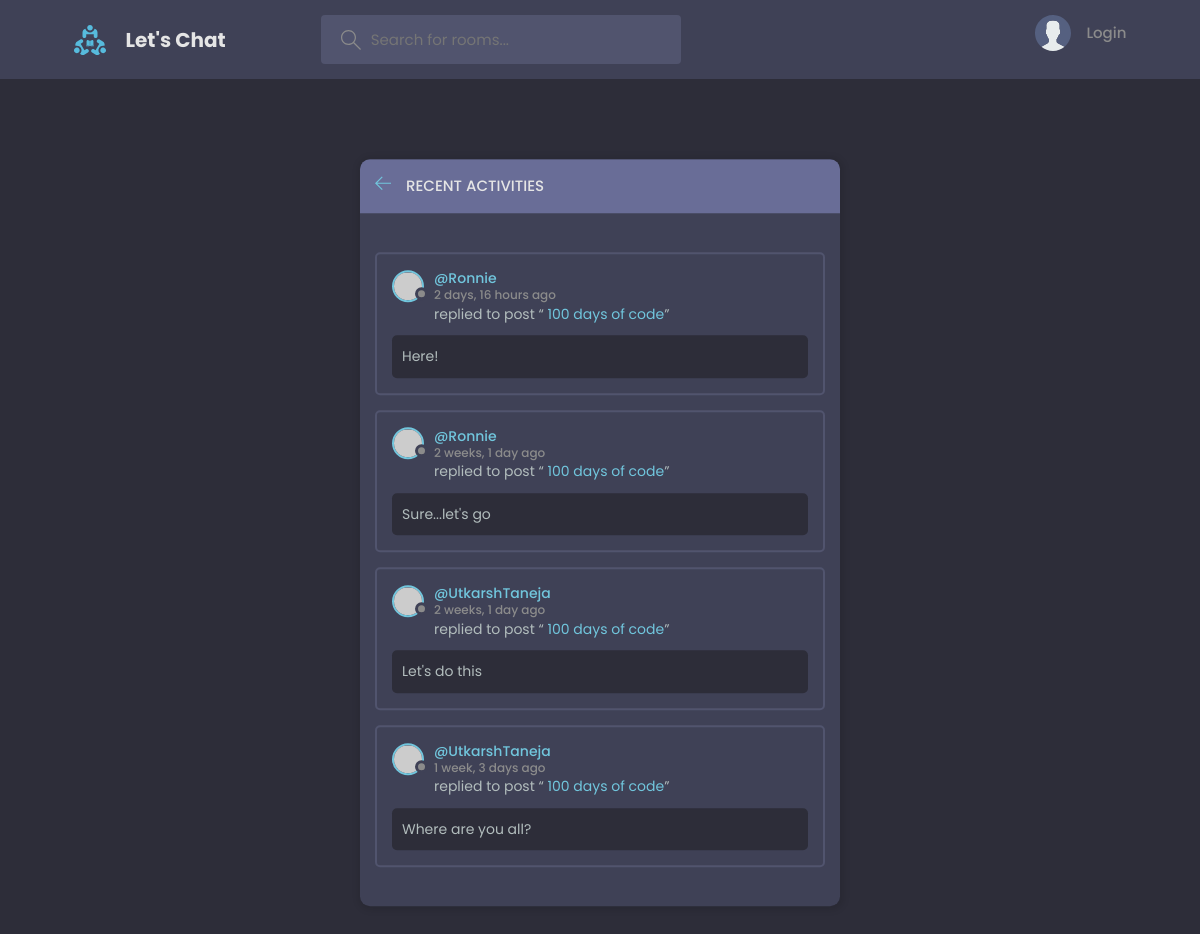
The page /activity/ on the database its author committed.
### base/models.py (models this page shows, shortened)
class Message(models.Model):
    user = models.ForeignKey(User, on_delete=models.CASCADE)
    room = models.ForeignKey(Room, on_delete=models.CASCADE)
    body = models.TextField()
    updated = models.TimeField(auto_now=True)
    created = models.DateTimeField(auto_now_add=True)
    class Meta:
        ordering = ['-updated', '-created']

class Room(models.Model):
    host = models.ForeignKey(User, on_delete=models.CASCADE, null=True)
    topic = models.ForeignKey(Topic, on_delete=models.SET_NULL, null=True)
    name = models.CharField(max_length=200)
    description = models.TextField(null=True, blank=True)
    participants = models.ManyToManyField(User, related_name='participants', blank=True)
    updated = models.TimeField(auto_now=True)
    created = models.DateTimeField(auto_now_add=True)
    class Meta:
        ordering = ['-updated', '-created']

### base/views.py (the view)
# urls.py: path('activity/', views.activitiesPage, name='activity'),
def activitiesPage(request):
    room_messages = Message.objects.all()
    context = {'room_messages' : room_messages}
    return render(request, 'base/activity.html', context)

### base/templates/base/activity.html (shortened to what this page needs)
{% extends "main.html" %}
{% block content %}
<main class="layout">
  <div class="container">
    <div class="layout__box layout__activity">
      <div class="layout__boxHeader">
        <div class="layout__boxTitle">
          <a href="{% url 'home' %}">
            <svg version="1.1" xmlns="http://www.w3.org/2000/svg" width="32" height="32" viewBox="0 0 32 32">
              <title>arrow-left</title>
              <path
                d="M13.723 2.286l-13.723 13.714 13.719 13.714 1.616-1.611-10.96-10.96h27.625v-2.286h-27.625l10.965-10.965-1.616-1.607z"
              ></path>
            </svg>
          </a>
          <h3>Recent Activities</h3>
        </div>
      </div>
      <di class="activities-page layout__body">
        {% for message in room_messages %}
        <div class="activities__box">
          <div class="activities__boxHeader roomListRoom__header">
            <a href="{% url "user_profile" message.user.id %}" class="roomListRoom__author">
              <div class="avatar avatar--small">
                <img src="https://randomuser.me/api/portraits/women/11.jpg" />
              </div>
              <p>
                @{{ message.user }}
                <span>{{ message.created|timesince }} ago</span>
              </p>
            </a>
          </div>
          <div class="activities__boxContent">
            <p>
              replied to post “
              <a href="{% url "room" message.room.id %}">{{ message.room.name }}</a>”
            </p>
            <div class="activities__boxRoomContent">
              {{ message.body }}
            </div>
          </div>
        </div>
        {% endfor %}
      </div>
    </div>
</main>
{% endblock %}

### static/styles/style.css (style rules this page uses)
:root { --color-main: #71c6dd; --color-main-light: #e1f6fb; --color-dark: #3f4156; --color-dark-medium: #51546e; --color-dark-light: #696d97; --color-light: #e5e5e5; --color-gray: #8b8b8b; --color-light-gray: #b2bdbd; --color-bg: #2d2d39; --color-success: #5dd693; --color-error: #fc4b0b; }
* { font-family: "Poppins", "sans-serif"; margin: 0; padding: 0; box-sizing: border-box; text-rendering: optimizeLegibility; font-size: inherit; }
html { font-size: 56.25%; }
@media only screen and (min-width: 1200px) { html { font-size: 62.5%; } }
body { line-height: 1.6; font-weight: 400; font-size: 1.5rem; color: var(--color-light-gray); background-color: var(--color-bg); min-height: 100vh; }
img { width: 100%; }
a { display: inline-block; color: var(--color-main); text-decoration: none; }
.container { max-width: 120rem; width: 90%; margin: auto; }
.avatar { position: relative; display: inline-block; border-radius: 50%; border: 2px solid var(--color-main); }
.avatar img { display: block; border-radius: 50%; object-fit: cover; object-position: center; }
.avatar::after { content: ""; display: block; position: absolute; background-color: var(--color-gray); z-index: 111; border-radius: 50%; border: 0.3rem solid var(--color-dark); }
.avatar.avatar--small img { width: 2.8rem; height: 2.8rem; }
.avatar.avatar--small:after { width: 0.7rem; height: 0.7rem; bottom: 0px; right: -6px; }
.layout { margin-top: 2.4rem; }
.layout > .container { display: flex; justify-content: space-between; align-items: flex-start; }
.layout__activity { margin-top: 40rem; }
.layout__box { width: 90%; max-width: 48rem; min-height: 40rem; position: relative; top: 50%; left: 50%; transform: translate(-50%, -46%); background-color: var(--color-dark); border-radius: 1rem; box-shadow: 1px 1px 6px 3px rgba(0, 0, 0, 0.1); overflow: hidden; }
.layout__boxHeader { display: flex; padding: 1.5rem; background-color: var(--color-dark-light); }
.layout__boxTitle { display: flex; gap: 1.5rem; align-items: center; }
.layout__boxTitle h3 { text-transform: uppercase; font-weight: 500; color: var(--color-light); }
.layout__boxTitle svg { width: 1.6rem; height: 1.6rem; fill: var(--color-main); }
.layout__body { margin: 3rem; }
.roomListRoom__header { display: flex; justify-content: space-between; align-items: center; }
.roomListRoom__author { font-weight: 500; display: flex; align-items: center; gap: 1rem; }
.activities__box { margin: 1.5rem; padding: 1.5rem; border: 2px solid var(--color-dark-medium); border-radius: 5px; }
.activities__boxHeader p { font-size: 1.4rem; line-height: 1.3; }
.activities__boxHeader p span { color: var(--color-gray); font-size: 1.2rem; display: block; }
.activities__boxContent { margin-left: 4.2rem; }
.activities__boxContent { font-size: 1.4rem; }
.activities__boxRoomContent { background: var(--color-bg); padding: 1rem; border-radius: 5px; margin-top: 1rem; margin-left: -4.2rem; }

### rows shown on the page
Message: user "Ronnie", created "2 days, 16 hours", room.name "100 days of code", body "Here!"
Message: user "Ronnie", created "2 weeks, 1 day", room.name "100 days of code", body "Sure...let's go"
Message: user "UtkarshTaneja", created "2 weeks, 1 day", room.name "100 days of code", body "Let's do this"
Message: user "UtkarshTaneja", created "1 week, 3 days", room.name "100 days of code", body "Where are you all?"
